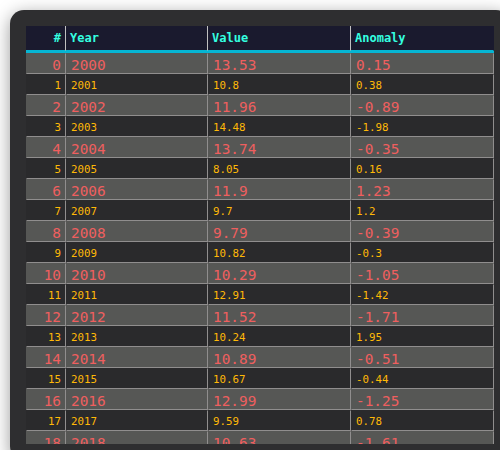

Write the Python code that produced this figure.
from bokeh.io import curdoc
from bokeh.models import TableColumn, ColumnDataSource, DataTable, InlineStyleSheet
from bokeh.layouts import column
import numpy as np
import pandas as pd
from bokeh_rocks import save_plot
from bokeh.io import show

# --- Example DataFrame ---
np.random.seed(0)
n = 30
df = pd.DataFrame({
    "Year": np.arange(2000, 2000 + n),
    "Value": np.round(np.random.normal(10, 2, n), 2),
    "Anomaly": np.round(np.random.normal(0, 1, n), 2)
})

# --- Bokeh DataTable setup ---
source5 = ColumnDataSource(df)

columns5 = [
    TableColumn(field="Year", title="Year"),
    TableColumn(field="Value", title="Value"),
    TableColumn(field="Anomaly", title="Anomaly")
]

# --- Your custom dark theme stylesheet ---
dark_table_style = InlineStyleSheet(css="""
/* Container styling */
:host {
    background: #2e2e30 !important;
    border-radius: 14px !important;
    padding: 16px !important;
    box-shadow: 0 4px 18px #0006 !important;
    margin: 10px !important;
}

/* Headers */
:host div[class*="header"],
:host div[class*="slick-header"],
:host th,
:host [class*="header"] {
    background: #2e2e30 !important;
    color: #34ffe0 !important;
    font-weight: bold !important;
    font-family: 'Fira Code', monospace !important;
    border-bottom: 1px solid #06b6d4 !important;
}

/* cells */
:host div[class*="cell"],
:host div[class*="slick-cell"],
:host td {
    background: #565755 !important;
    color: #ef5f5f !important;
    border-right: 1px solid #908e8e !important;
    border-bottom: 1px solid #908e8e !important;
    font-family: 'Fira Code', monospace !important;
    font-size: 1.2em !important;

}

/* Alternating rows */
:host div[class*="row"]:nth-child(even) div[class*="cell"],
:host div[class*="slick-row"]:nth-child(even) div[class*="slick-cell"],
:host tr:nth-child(even) td {
    background: #2a2a2c !important;
    color: #ffb907 !important;
    border-right: 1px solid #908e8e !important;
    border-bottom: 1px solid #908e8e !important;
    font-family: 'Fira Code', monospace !important;
    font-size: 0.9em !important;
}

/* Hover effects */
:host div[class*="row"]:hover div[class*="cell"],
:host div[class*="slick-row"]:hover div[class*="slick-cell"],
:host tr:hover td {
    background: #3eafff !important;
    color: #0c0c0c !important;
    border-color: #ff0000 !important;
    border-style: solid !important;
    border-width: 1px !important;
}

/* Selected cells */
:host div[class*="slick-cell"][class*="selected"],
:host div[class*="cell"][class*="selected"] {
    background: pink !important;
    color: red !important;
    border: 1px solid #ff1493 !important;
}
                                    
/* Selected cells */
:host div[class*="row"]:nth-child(even) div[class*="cell"][class*="selected"],
:host div[class*="slick-row"]:nth-child(even) div[class*="slick-cell"][class*="selected"]{
    background: pink !important;
    color: black !important;
    border: 1px solid #ff1493 !important;
}

/* Scrollbars */
:host *::-webkit-scrollbar {
    width: 9px !important;
    height: 8px !important;
    background: #1a1a2e !important;
}
:host *::-webkit-scrollbar-thumb {
    background: #06b6d4 !important;
    border-radius: 4px !important;
}
:host *::-webkit-scrollbar-track {
    background: #1c2e1a !important;
    border-radius: 4px !important;
}
/* Firefox scrollbars */
:host .bk-data-table {
    scrollbar-color: #06b6d4 #1c2e1a !important;
    scrollbar-width: thin !important;
}

/* But restore specific dark backgrounds where needed */
:host div[class*="header"] * {
    background-color: #1a1a2e !important;
}

:host [class*="header"] * {
    color: #34ffe0 !important;
}
""")

# --- DataTable Widget ---
data_table = DataTable(
    source=source5,
    columns=columns5,
    width=500,
    height=450,
    row_height=21,
    stylesheets=[dark_table_style],
    selectable=True,
    sortable=True,
    editable=True,     # Enable cell editing

)

# --- Show in Bokeh document ---
curdoc().add_root(column(data_table))
show(data_table)
save_plot(data_table, "output/data_table_02")
